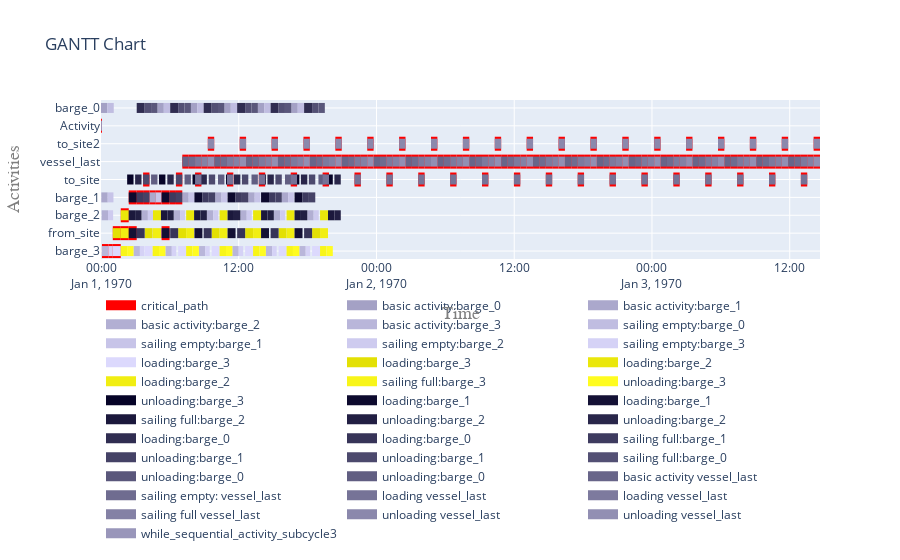

The code cell stored with this chart in its notebook:
### Code cell
# Show the critical path (within a plotly Gannt plot).
my_cp_dependencies_from_simpy.get_plotly_plot()
